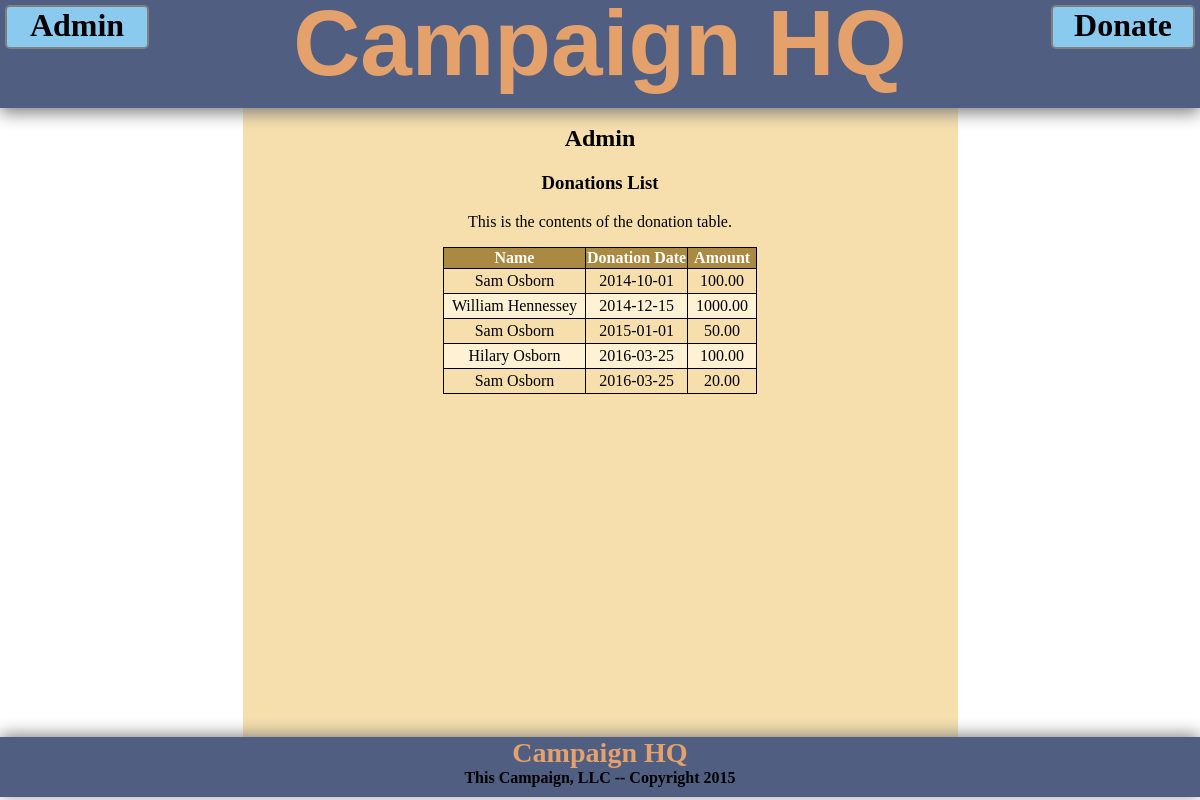
The app's page /index.php?action=list-donations with its own data.
### tables this page shows
CREATE TABLE donations
(
    voter_id            INT         NOT NULL,
    donation_id         INT         PRIMARY KEY      AUTO_INCREMENT,
    donation_date       DATE        NOT NULL,
    donation_amount     DECIMAL(9,2)         NOT NULL,
    payment_type        ENUM('CASH', 'CHECK', 'VISA', 'MC', 'AMEX', 'DISC', 'PAYPAL')    NOT NULL,
    messages_notes      VARCHAR(100),
    CONSTRAINT donator
     FOREIGN KEY (voter_id) REFERENCES mail (voter_id) 
);

### db-admin.php (called while the page is built, shortened)
<?php
function get_donations() {
    global $db;
    $query = "SELECT CONCAT(first_name, ' ', last_name) AS name,
                donation_date, donation_amount
                FROM donations JOIN mail USING(voter_id)
                ORDER BY donation_date";
    try {
        $statement = $db->prepare($query);
        $statement->execute();
        $donations = $statement->fetchAll();
        return $donations;
    } catch (PDOException $e) {
        $error = $e->getMessage();
        $error_message = "<p>Error adding new voter: $error </p>";
        include 'error.php';
        exit();
    }
}
?>

### list-donations.php (the view)
<?php include 'header.php'; ?>
    <section>
        <h2>Admin</h2>
        <h3>Donations List</h3>
        <p>
            This is the contents of the donation table.
        </p>
        <table>
            <tr>
                <th>Name</th>
                <th>Donation Date</th>
                <th>Amount</th>
            </tr>
            <?php foreach ($donations as $donation) : ?>
                <tr>
                    <td><?php echo $donation['name']; ?></td>
                    <td><?php echo $donation['donation_date']; ?></td>
                    <td><?php echo $donation['donation_amount']; ?></td>
                </tr>
            <?php endforeach; ?>
        </table>
    </section>
<?php include 'footer.php'; ?>

### index.php (shortened to what this page needs)
<?php
require_once('./database.php');
require_once('./db-admin.php');
$action = filter_input(INPUT_POST, 'action');
if ($action === NULL) {
    $action = filter_input(INPUT_GET, 'action');
}
switch ($action) {
    case 'list-donations':
        $donations = get_donations();
        include 'list-donations.php';
        break;
}
?>

### header.php (shortened to what this page needs)
<!DOCTYPE html>
<html>
<head>
    <link href="stylesheet.css" rel="stylesheet">
</head>
<body>
    <header>
        <div id="left">
            <a href="./index.php?action=admin" class="admin button">
                Admin
            </a>
        </div>
        <div id="right">
            <a href="./donate.php" class="donate button">
                Donate
            </a>
        </div>
        <h1 id="header_title">
            <a href="index.php?action=home">Campaign HQ</a>
        </h1>
    </header>

### footer.php
    <footer>
        <h3><a href="index.php?action=home">Campaign HQ</a></h3>
        <br>
        <h4>This Campaign, LLC -- Copyright 2015</h4>
    </footer>
</body>
</html>

### stylesheet.css (style rules this page uses)
html, body { margin: 0px; min-height: 100%; height: 100%; }
table { border-collapse: collapse; border-radius: 3px; border: 2px solid black; margin: auto; }
table, th, td { border: 1px solid black }
th { background-color: #AA8942; color: white; }
tr:nth-child(odd) { background-color: #FFF1D3; }
td { padding: 3px 8px; }
header { background-color: #4F5E81; position: fixed; top: 0px; left: 0px; right: 0px; z-index: 10000; height: 108px; box-shadow: 0px 5px 1em gray; text-align:center; }
section { background-color: #F7DFAD; position: relative; text-align: center; margin: 0px auto -60px; max-width: 705px; min-height: calc(100% - 168px); padding: 105px 5px 60px; }
footer { position: relative; bottom: 0px; height: 60px; background-color: #4F5E81; width: 100%; text-align: center; box-shadow: 0px -2px 1em gray; }
#left { height:108px; width:154px; display:inline-block; float: left; }
#right { height:54px; width:154px; display:inline-block; float:right; }
.button { width: 140px; height: 40px; display: inline-block; border-radius: 5px; text-align:center; font-size: 2em; margin: 5px; border: 2px solid grey; background-color: #8BCAEF; }
a { text-decoration: none; font-weight: bold; color: black; }
.donate { float: right; }
.admin { float: left; }
#header_title { margin: -10px auto 0; text-align: center; display: inline-block; }
#header_title a { color: #E4A16B; font-size: 2.9em; font-family: sans-serif; }
footer h3, footer h4 { margin: 0px; display: inline-block; }
footer a { font-size: 1.5em; color: #E4A16B; }

### records on screen
donations: name "Sam Osborn", donation_date "2014-10-01", donation_amount "100.00"
donations: name "William Hennessey", donation_date "2014-12-15", donation_amount "1000.00"
donations: name "Sam Osborn", donation_date "2015-01-01", donation_amount "50.00"
donations: name "Hilary Osborn", donation_date "2016-03-25", donation_amount "100.00"
donations: name "Sam Osborn", donation_date "2016-03-25", donation_amount "20.00"
